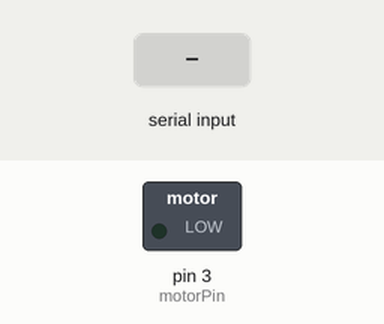
The sketch below on a simulated Arduino Uno, built with avr-gcc and run on an emulated ATmega328P. Shown: switched loads named in the sketch (green lamp = pin HIGH). The inputs (shaded band) are chosen by the test bench.

Above: at 1.2 s.
1.3 s: "1" received over Serial
At 1.45 s:
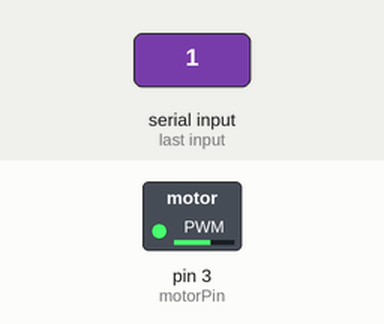
Timing chart, 0 to 4.3 s (numbered marks = the images above; inputs shaded):
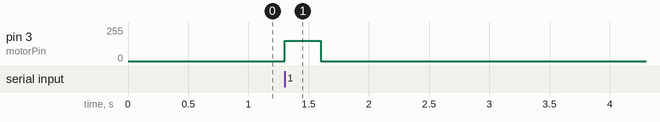

Measured:
- after the input at 1.3 s, pin 3 (motorPin): 0/255 → 153/255 at once, → 0/255 0.30 s later

The sketch:

send_to_bluno.ino
```cpp
const int motorPin = 3;
void setup() {
  // put your setup code here, to run once:
  pinMode(motorPin,OUTPUT);
  Serial.begin(115200);
}

void loop() {
  // put your main code here, to run repeatedly:
  if (Serial.available() > 0) {
    Serial.read();
    analogWrite(motorPin,153);
    delay(300);
  } else {
    analogWrite(motorPin,0);
  }
}
```
